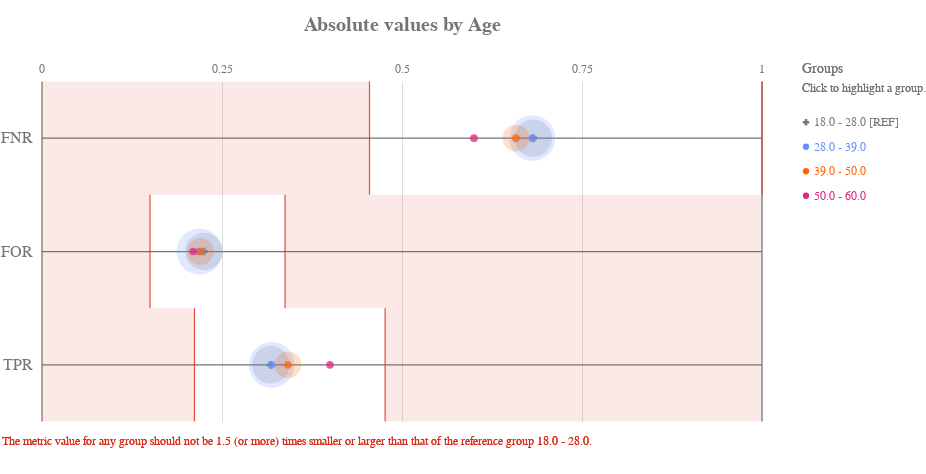

The notebook cell this image was saved under:
### Code cell
ap.absolute(grupo_definido, metrics, 'age', fairness_threshold = disparity_tolerance)

### Figure 1 — Vega-Lite specification as saved in the notebook (floating-point values rounded to 4 significant figures)
{"config": {"view": {"continuousWidth": 400, "continuousHeight": 300, "strokeWidth": 0}, "axisLeft": {"labelColor": "rgb(117,117,117)", "labelFont": "Arial", "labelFontSize": 16}, "title": {"align": "center", "baseline": "middle", "color": "rgb(117,117,117)", "font": "Arial", "fontSize": 20, "fontWeight": "bold"}}, "layer": [{"data": {"name": "data-4ac2d7a4dec33677e433b172826c7791"}, "mark": {"type": "rule", "stroke": "rgb(117,117,117)", "strokeWidth": 1.25, "tooltip": ""}, "encoding": {"x": {"type": "quantitative", "field": "start", "scale": {"domain": [0, 1], "range": [40.0, 760.0]}}, "x2": {"field": "end"}, "y": {"type": "nominal", "axis": {"domain": false, "labelAngle": 0, "labelPadding": -30, "orient": "left", "ticks": false, "title": ""}, "field": "y_position", "scale": {"domain": ["FNR", "FOR", "TPR"], "range": [42.5, 382.5]}}}}, {"data": {"name": "data-6cfe259518f6c7b358d8f836a73e6b7f"}, "mark": {"type": "rule", "stroke": "rgb(117,117,117)", "strokeWidth": 1.25, "tooltip": ""}, "encoding": {"x": {"type": "quantitative", "field": "x_position", "scale": {"domain": [0, 1], "range": [40.0, 760.0]}}, "y": {"value": 42.5}, "y2": {"value": 382.5}}}, {"data": {"name": "data-60ed1133fa688d151d36705a369482e0"}, "mark": {"type": "text", "align": "center", "color": "rgb(117,117,117)", "font": "Arial", "fontSize": 12, "fontWeight": "normal", "tooltip": ""}, "encoding": {"text": {"type": "nominal", "field": "value"}, "x": {"type": "quantitative", "field": "value", "scale": {"domain": [0, 1], "range": [40.0, 760.0]}}, "y": {"value": 29.75}}}, {"layer": [{"mark": {"type": "rect", "opacity": 0.8, "stroke": "rgb(217, 46, 28)", "strokeWidth": 1.25, "tooltip": ""}, "encoding": {"x": {"type": "quantitative", "field": "lower_threshold_value", "scale": {"domain": [0, 1], "range": [40.0, 760.0]}}, "x2": {"field": "lower_threshold_value"}, "y": {"type": "nominal", "axis": {"domain": false, "grid": false, "labels": false, "ticks": false, "title": " "}, "field": "metric", "scale": {"domain": ["FNR", "FOR", "TPR"], "range": [42.5, 382.5]}}}}, {"mark": {"type": "rect", "opacity": 0.8, "stroke": "rgb(217, 46, 28)", "strokeWidth": 1.25, "tooltip": ""}, "encoding": {"x": {"type": "quantitative", "field": "upper_threshold_value", "scale": {"domain": [0, 1], "range": [40.0, 760.0]}}, "x2": {"field": "upper_threshold_value"}, "y": {"type": "nominal", "axis": {"domain": false, "grid": false, "labels": false, "ticks": false, "title": " "}, "field": "metric", "scale": {"domain": ["FNR", "FOR", "TPR"], "range": [42.5, 382.5]}}}}, {"layer": [{"mark": {"type": "rect", "fill": "rgb(217, 46, 28)", "opacity": 0.1, "tooltip": ""}, "encoding": {"x": {"type": "quantitative", "field": "lower_threshold_value", "scale": {"domain": [0, 1], "range": [40.0, 760.0]}}, "x2": {"field": "lower_end"}, "y": {"type": "nominal", "axis": {"domain": false, "grid": false, "labels": false, "ticks": false, "title": " "}, "field": "metric", "scale": {"domain": ["FNR", "FOR", "TPR"], "range": [42.5, 382.5]}}}}, {"mark": {"type": "rect", "fill": "rgb(217, 46, 28)", "opacity": 0.1, "tooltip": ""}, "encoding": {"x": {"type": "quantitative", "field": "upper_threshold_value", "scale": {"domain": [0, 1], "range": [40.0, 760.0]}}, "x2": {"field": "upper_end"}, "y": {"type": "nominal", "axis": {"domain": false, "grid": false, "labels": false, "ticks": false, "title": " "}, "field": "metric", "scale": {"domain": ["FNR", "FOR", "TPR"], "range": [42.5, 382.5]}}}}]}, {"data": {"name": "data-79dd248bdaa0ea02c535240e8ad022c8"}, "mark": {"type": "text", "align": "left", "baseline": "top", "fill": "rgb(217, 46, 28)", "font": "Arial", "fontSize": 12, "fontWeight": "normal", "tooltip": ""}, "encoding": {"text": {"value": "The metric value for any group should not be 1.5 (or more) times smaller or larger than that of the reference group 18.0 - 28.0."}, "x": {"value": 0}, "y": {"value": 396.7}}}], "data": {"name": "data-d154a41f867ee839a41d2a9ff048419c"}}, {"layer": [{"mark": "circle"}, {"data": {"name": "data-f195e1884259b0222290ec2778a2b007"}, "mark": {"type": "circle", "opacity": 0.2}, "encoding": {"color": {"condition": {"type": "nominal", "field": "attribute_value", "legend": null, "scale": {"domain": ["18.0 - 28.0", "28.0 - 39.0", "39.0 - 50.0", "50.0 - 60.0"], "range": ["rgb(117,117,117)", "rgb(100, 143, 255)", "rgb(254, 97, 0)", "rgb(220, 38, 127)", "rgb(255, 176, 0)", "rgb(120, 94, 240)"]}, "selection": "selector041"}, "value": "rgb(224,224,224)"}, "size": {"type": "quantitative", "field": "group_size", "legend": null, "scale": {"domain": [0, 7099.0], "range": [0, 2522.0]}}, "tooltip": [{"type": "nominal", "field": "attribute_value", "title": "Group"}, {"type": "nominal", "field": "tooltip_group_size", "title": "Group Size"}, {"type": "nominal", "field": "tooltip_disparity_explanation_fnr", "title": "Disparity"}, {"type": "quantitative", "field": "fnr", "format": ".2f", "title": "FNR"}], "x": {"type": "quantitative", "axis": {"domain": false, "labels": false, "ticks": false, "title": null, "values": [0.25, 0.5, 0.75]}, "field": "fnr", "scale": {"domain": [0, 1], "range": [40.0, 760.0]}}, "y": {"type": "nominal", "axis": {"domain": false, "grid": false, "labels": false, "ticks": false, "title": " "}, "field": "metric_variable", "scale": {"domain": ["FNR", "FOR", "TPR"], "range": [42.5, 382.5]}}}, "selection": {"selector043": {"type": "multi", "empty": "all", "fields": ["attribute_value"]}}, "transform": [{"calculate": "'FNR'", "as": "metric_variable"}]}, {"data": {"name": "data-f195e1884259b0222290ec2778a2b007"}, "mark": {"type": "circle", "opacity": 0.2}, "encoding": {"color": {"condition": {"type": "nominal", "field": "attribute_value", "legend": null, "scale": {"domain": ["18.0 - 28.0", "28.0 - 39.0", "39.0 - 50.0", "50.0 - 60.0"], "range": ["rgb(117,117,117)", "rgb(100, 143, 255)", "rgb(254, 97, 0)", "rgb(220, 38, 127)", "rgb(255, 176, 0)", "rgb(120, 94, 240)"]}, "selection": "selector041"}, "value": "rgb(224,224,224)"}, "size": {"type": "quantitative", "field": "group_size", "legend": null, "scale": {"domain": [0, 7099.0], "range": [0, 2522.0]}}, "tooltip": [{"type": "nominal", "field": "attribute_value", "title": "Group"}, {"type": "nominal", "field": "tooltip_group_size", "title": "Group Size"}, {"type": "nominal", "field": "tooltip_disparity_explanation_for", "title": "Disparity"}, {"type": "quantitative", "field": "for", "format": ".2f", "title": "FOR"}], "x": {"type": "quantitative", "axis": {"domain": false, "labels": false, "ticks": false, "title": null, "values": [0.25, 0.5, 0.75]}, "field": "for", "scale": {"domain": [0, 1], "range": [40.0, 760.0]}}, "y": {"type": "nominal", "axis": {"domain": false, "grid": false, "labels": false, "ticks": false, "title": " "}, "field": "metric_variable", "scale": {"domain": ["FNR", "FOR", "TPR"], "range": [42.5, 382.5]}}}, "selection": {"selector045": {"type": "multi", "empty": "all", "fields": ["attribute_value"]}}, "transform": [{"calculate": "'FOR'", "as": "metric_variable"}]}, {"data": {"name": "data-f195e1884259b0222290ec2778a2b007"}, "mark": {"type": "circle", "opacity": 0.2}, "encoding": {"color": {"condition": {"type": "nominal", "field": "attribute_value", "legend": null, "scale": {"domain": ["18.0 - 28.0", "28.0 - 39.0", "39.0 - 50.0", "50.0 - 60.0"], "range": ["rgb(117,117,117)", "rgb(100, 143, 255)", "rgb(254, 97, 0)", "rgb(220, 38, 127)", "rgb(255, 176, 0)", "rgb(120, 94, 240)"]}, "selection": "selector041"}, "value": "rgb(224,224,224)"}, "size": {"type": "quantitative", "field": "group_size", "legend": null, "scale": {"domain": [0, 7099.0], "range": [0, 2522.0]}}, "tooltip": [{"type": "nominal", "field": "attribute_value", "title": "Group"}, {"type": "nominal", "field": "tooltip_group_size", "title": "Group Size"}, {"type": "nominal", "field": "tooltip_disparity_explanation_tpr", "title": "Disparity"}, {"type": "quantitative", "field": "tpr", "format": ".2f", "title": "TPR"}], "x": {"type": "quantitative", "axis": {"domain": false, "labels": false, "ticks": false, "title": null, "values": [0.25, 0.5, 0.75]}, "field": "tpr", "scale": {"domain": [0, 1], "range": [40.0, 760.0]}}, "y": {"type": "nominal", "axis": {"domain": false, "grid": false, "labels": false, "ticks": false, "title": " "}, "field": "metric_variable", "scale": {"domain": ["FNR", "FOR", "TPR"], "range": [42.5, 382.5]}}}, "selection": {"selector047": {"type": "multi", "empty": "all", "fields": ["attribute_value"]}}, "transform": [{"calculate": "'TPR'", "as": "metric_variable"}]}, {"layer": [{"mark": "point"}, {"data": {"name": "data-f195e1884259b0222290ec2778a2b007"}, "mark": {"type": "point", "filled": true, "size": 60}, "encoding": {"color": {"condition": {"type": "nominal", "field": "attribute_value", "legend": null, "scale": {"domain": ["18.0 - 28.0", "28.0 - 39.0", "39.0 - 50.0", "50.0 - 60.0"], "range": ["rgb(117,117,117)", "rgb(100, 143, 255)", "rgb(254, 97, 0)", "rgb(220, 38, 127)", "rgb(255, 176, 0)", "rgb(120, 94, 240)"]}, "selection": "selector041"}, "value": "rgb(224,224,224)"}, "shape": {"type": "nominal", "field": "attribute_value", "legend": null, "scale": {"domain": ["18.0 - 28.0", "28.0 - 39.0", "39.0 - 50.0", "50.0 - 60.0"], "range": ["cross", "circle", "circle", "circle"]}}, "tooltip": [{"type": "nominal", "field": "attribute_value", "title": "Group"}, {"type": "nominal", "field": "tooltip_group_size", "title": "Group Size"}, {"type": "nominal", "field": "tooltip_disparity_explanation_fnr", "title": "Disparity"}, {"type": "quantitative", "field": "fnr", "format": ".2f", "title": "FNR"}], "x": {"type": "quantitative", "axis": {"domain": false, "labels": false, "ticks": false, "title": null, "values": [0.25, 0.5, 0.75]}, "field": "fnr", "scale": {"domain": [0, 1], "range": [40.0, 760.0]}}, "y": {"type": "nominal", "axis": {"domain": false, "grid": false, "labels": false, "ticks": false, "title": " "}, "field": "metric_variable", "scale": {"domain": ["FNR", "FOR", "TPR"], "range": [42.5, 382.5]}}}, "selection": {"selector042": {"type": "multi", "empty": "all", "fields": ["attribute_value"]}}, "transform": [{"calculate": "'FNR'", "as": "metric_variable"}]}, {"data": {"name": "data-f195e1884259b0222290ec2778a2b007"}, "mark": {"type": "point", "filled": true, "size": 60}, "encoding": {"color": {"condition": {"type": "nominal", "field": "attribute_value", "legend": null, "scale": {"domain": ["18.0 - 28.0", "28.0 - 39.0", "39.0 - 50.0", "50.0 - 60.0"], "range": ["rgb(117,117,117)", "rgb(100, 143, 255)", "rgb(254, 97, 0)", "rgb(220, 38, 127)", "rgb(255, 176, 0)", "rgb(120, 94, 240)"]}, "selection": "selector041"}, "value": "rgb(224,224,224)"}, "shape": {"type": "nominal", "field": "attribute_value", "legend": null, "scale": {"domain": ["18.0 - 28.0", "28.0 - 39.0", "39.0 - 50.0", "50.0 - 60.0"], "range": ["cross", "circle", "circle", "circle"]}}, "tooltip": [{"type": "nominal", "field": "attribute_value", "title": "Group"}, {"type": "nominal", "field": "tooltip_group_size", "title": "Group Size"}, {"type": "nominal", "field": "tooltip_disparity_explanation_for", "title": "Disparity"}, {"type": "quantitative", "field": "for", "format": ".2f", "title": "FOR"}], "x": {"type": "quantitative", "axis": {"domain": false, "labels": false, "ticks": false, "title": null, "values": [0.25, 0.5, 0.75]}, "field": "for", "scale": {"domain": [0, 1], "range": [40.0, 760.0]}}, "y": {"type": "nominal", "axis": {"domain": false, "grid": false, "labels": false, "ticks": false, "title": " "}, "field": "metric_variable", "scale": {"domain": ["FNR", "FOR", "TPR"], "range": [42.5, 382.5]}}}, "selection": {"selector044": {"type": "multi", "empty": "all", "fields": ["attribute_value"]}}, "transform": [{"calculate": "'FOR'", "as": "metric_variable"}]}, {"data": {"name": "data-f195e1884259b0222290ec2778a2b007"}, "mark": {"type": "point", "filled": true, "size": 60}, "encoding": {"color": {"condition": {"type": "nominal", "field": "attribute_value", "legend": null, "scale": {"domain": ["18.0 - 28.0", "28.0 - 39.0", "39.0 - 50.0", "50.0 - 60.0"], "range": ["rgb(117,117,117)", "rgb(100, 143, 255)", "rgb(254, 97, 0)", "rgb(220, 38, 127)", "rgb(255, 176, 0)", "rgb(120, 94, 240)"]}, "selection": "selector041"}, "value": "rgb(224,224,224)"}, "shape": {"type": "nominal", "field": "attribute_value", "legend": null, "scale": {"domain": ["18.0 - 28.0", "28.0 - 39.0", "39.0 - 50.0", "50.0 - 60.0"], "range": ["cross", "circle", "circle", "circle"]}}, "tooltip": [{"type": "nominal", "field": "attribute_value", "title": "Group"}, {"type": "nominal", "field": "tooltip_group_size", "title": "Group Size"}, {"type": "nominal", "field": "tooltip_disparity_explanation_tpr", "title": "Disparity"}, {"type": "quantitative", "field": "tpr", "format": ".2f", "title": "TPR"}], "x": {"type": "quantitative", "axis": {"domain": false, "labels": false, "ticks": false, "title": null, "values": [0.25, 0.5, 0.75]}, "field": "tpr", "scale": {"domain": [0, 1], "range": [40.0, 760.0]}}, "y": {"type": "nominal", "axis": {"domain": false, "grid": false, "labels": false, "ticks": false, "title": " "}, "field": "metric_variable", "scale": {"domain": ["FNR", "FOR", "TPR"], "range": [42.5, 382.5]}}}, "selection": {"selector046": {"type": "multi", "empty": "all", "fields": ["attribute_value"]}}, "transform": [{"calculate": "'TPR'", "as": "metric_variable"}]}]}]}, {"layer": [{"mark": {"type": "point", "filled": true, "opacity": 1, "size": 39.48}, "encoding": {"color": {"condition": {"type": "nominal", "field": "attribute_value", "legend": null, "scale": {"domain": ["18.0 - 28.0", "28.0 - 39.0", "39.0 - 50.0", "50.0 - 60.0"], "range": ["rgb(117,117,117)", "rgb(100, 143, 255)", "rgb(254, 97, 0)", "rgb(220, 38, 127)", "rgb(255, 176, 0)", "rgb(120, 94, 240)"]}, "selection": "selector041"}, "value": "rgb(224,224,224)"}, "shape": {"type": "nominal", "field": "attribute_value", "legend": null, "scale": {"domain": ["18.0 - 28.0", "28.0 - 39.0", "39.0 - 50.0", "50.0 - 60.0"], "range": ["cross", "circle", "circle", "circle"]}}, "x": {"value": 804}, "y": {"type": "nominal", "axis": {"domain": false, "grid": false, "labels": false, "ticks": false, "title": " "}, "field": "attribute_value", "scale": {"domain": ["18.0 - 28.0", "28.0 - 39.0", "39.0 - 50.0", "50.0 - 60.0"], "range": [71, 169]}}}, "selection": {"selector041": {"type": "multi", "empty": "all", "fields": ["attribute_value"]}}}, {"mark": {"type": "text", "align": "left", "baseline": "middle", "font": "Arial", "fontSize": 12, "fontWeight": "normal"}, "encoding": {"color": {"condition": {"type": "nominal", "field": "attribute_value", "legend": null, "scale": {"domain": ["18.0 - 28.0", "28.0 - 39.0", "39.0 - 50.0", "50.0 - 60.0"], "range": ["rgb(117,117,117)", "rgb(100, 143, 255)", "rgb(254, 97, 0)", "rgb(220, 38, 127)", "rgb(255, 176, 0)", "rgb(120, 94, 240)"]}, "selection": "selector041"}, "value": "rgb(224,224,224)"}, "text": {"type": "nominal", "field": "label"}, "x": {"value": 812}, "y": {"type": "nominal", "axis": {"domain": false, "grid": false, "labels": false, "ticks": false, "title": " "}, "field": "attribute_value", "scale": {"domain": ["18.0 - 28.0", "28.0 - 39.0", "39.0 - 50.0", "50.0 - 60.0"], "range": [71, 169]}}}, "selection": {"selector048": {"type": "multi", "empty": "all", "fields": ["attribute_value"]}}}, {"data": {"name": "data-79dd248bdaa0ea02c535240e8ad022c8"}, "mark": {"type": "text", "align": "left", "baseline": "middle", "color": "rgb(117,117,117)", "font": "Arial", "fontSize": 12, "fontWeight": "normal"}, "encoding": {"text": {"value": "Click to highlight a group."}, "x": {"value": 800}, "y": {"value": 49}}}, {"data": {"name": "data-79dd248bdaa0ea02c535240e8ad022c8"}, "mark": {"type": "text", "align": "left", "baseline": "middle", "color": "rgb(117,117,117)", "font": "Arial", "fontSize": 14, "fontWeight": "normal"}, "encoding": {"text": {"value": "Groups"}, "x": {"value": 800}, "y": {"value": 30}}}], "data": {"name": "data-f736ccd30c6d7f5d4139c9488e77fd75"}}], "height": 425, "padding": {"top": 15, "bottom": 10}, "resolve": {"scale": {"size": "independent", "y": "independent"}}, "title": "Absolute values by Age", "width": 800, "$schema": "https://vega.github.io/schema/vega-lite/v4.8.1.json", "datasets": {"data-4ac2d7a4dec33677e433b172826c7791": [{"y_position": "FNR", "start": 0, "end": 1}, {"y_position": "FOR", "start": 0, "end": 1}, {"y_position": "TPR", "start": 0, "end": 1}], "data-6cfe259518f6c7b358d8f836a73e6b7f": [{"x_position": 0}, {"x_position": 1}], "data-60ed1133fa688d151d36705a369482e0": [{"value": 0.0}, {"value": 0.25}, {"value": 0.5}, {"value": 0.75}, {"value": 1.0}], "data-d154a41f867ee839a41d2a9ff048419c": [{"lower_end": 0, "upper_end": 1, "lower_threshold_value": 0.4549, "upper_threshold_value": 1.0, "metric": "FNR"}, {"lower_end": 0, "upper_end": 1, "lower_threshold_value": 0.15, "upper_threshold_value": 0.3375, "metric": "FOR"}, {"lower_end": 0, "upper_end": 1, "lower_threshold_value": 0.2118, "upper_threshold_value": 0.4765, "metric": "TPR"}], "data-79dd248bdaa0ea02c535240e8ad022c8": [{"a": 1, "b": 0}, {"a": 1, "b": 0}], "data-f195e1884259b0222290ec2778a2b007": [{"attribute_name": "age", "attribute_value": "18.0 - 28.0", "group_size": 3948, "total_entities": 11987, "fnr": 0.6823, "for": 0.225, "tpr": 0.3177, "fnr_disparity": 1.0, "for_disparity": 1.0, "tpr_disparity": 1.0, "fnr_disparity_scaled": 0.0, "for_disparity_scaled": 0.0, "tpr_disparity_scaled": 0.0, "tooltip_group_size": "3,948 (32.94%)", "tooltip_disparity_explanation_fnr": "Reference group", "tooltip_disparity_explanation_for": "Reference group", "tooltip_disparity_explanation_tpr": "Reference group"}, {"attribute_name": "age", "attribute_value": "28.0 - 39.0", "group_size": 5916, "total_entities": 11987, "fnr": 0.681, "for": 0.2187, "tpr": 0.319, "fnr_disparity": 0.9981, "for_disparity": 0.9718, "tpr_disparity": 1.004, "fnr_disparity_scaled": -0.001904, "for_disparity_scaled": -0.029, "tpr_disparity_scaled": 0.004082, "tooltip_group_size": "5,916 (49.35%)", "tooltip_disparity_explanation_fnr": "1.00 times smaller FNR than the reference group", "tooltip_disparity_explanation_for": "1.03 times smaller FOR than the reference group", "tooltip_disparity_explanation_tpr": "1.00 times larger TPR than the reference group"}, {"attribute_name": "age", "attribute_value": "39.0 - 50.0", "group_size": 2000, "total_entities": 11987, "fnr": 0.6582, "for": 0.2199, "tpr": 0.3418, "fnr_disparity": 0.9647, "for_disparity": 0.9774, "tpr_disparity": 1.076, "fnr_disparity_scaled": -0.0366, "for_disparity_scaled": -0.02311, "tpr_disparity_scaled": 0.07584, "tooltip_group_size": "2,000 (16.68%)", "tooltip_disparity_explanation_fnr": "1.04 times smaller FNR than the reference group", "tooltip_disparity_explanation_for": "1.02 times smaller FOR than the reference group", "tooltip_disparity_explanation_tpr": "1.08 times larger TPR than the reference group"}, {"attribute_name": "age", "attribute_value": "50.0 - 60.0", "group_size": 123, "total_entities": 11987, "fnr": 0.6, "for": 0.21, "tpr": 0.4, "fnr_disparity": 0.8794, "for_disparity": 0.9332, "tpr_disparity": 1.259, "fnr_disparity_scaled": -0.1372, "for_disparity_scaled": -0.07154, "tpr_disparity_scaled": 0.2591, "tooltip_group_size": "123 (1.03%)", "tooltip_disparity_explanation_fnr": "1.14 times smaller FNR than the reference group", "tooltip_disparity_explanation_for": "1.07 times smaller FOR than the reference group", "tooltip_disparity_explanation_tpr": "1.26 times larger TPR than the reference group"}], "data-f736ccd30c6d7f5d4139c9488e77fd75": [{"attribute_value": "18.0 - 28.0", "label": "18.0 - 28.0 [REF]"}, {"attribute_value": "28.0 - 39.0", "label": "28.0 - 39.0"}, {"attribute_value": "39.0 - 50.0", "label": "39.0 - 50.0"}, {"attribute_value": "50.0 - 60.0", "label": "50.0 - 60.0"}]}}
